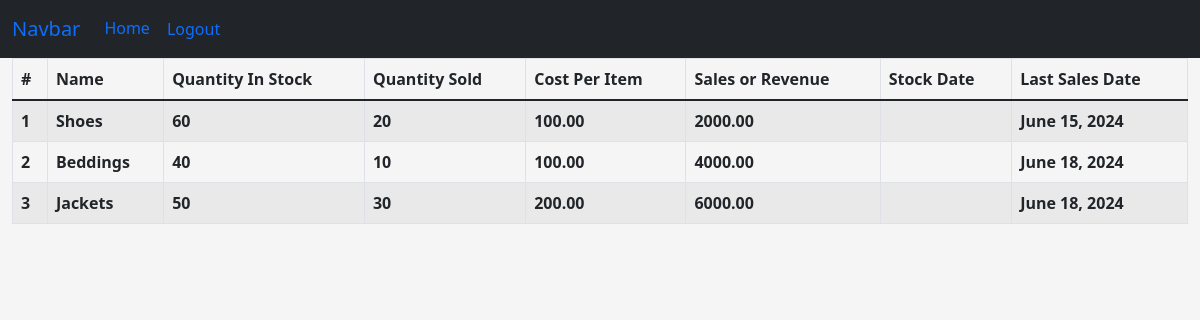
The app's page /Inventory/ (signed in) with its own data.
### Inventory/models.py (models this page shows, shortened)
class Inventory(models.Model):
     name = models.CharField(max_length=250,null=False,blank=False)
     cost_per_item = models.DecimalField(max_digits=19, decimal_places=2,null=False,blank=False)
     quantity_in_stock = models.IntegerField(null=False,blank=False)
     quantity_sold = models.IntegerField(null=False,blank=False)
     sales = models.DecimalField(max_digits=19,decimal_places=2,null=False,blank=False)
     stock_Date = models.DateField(auto_now_add=True)
     last_sales_date = models.DateField(auto_now=True)

### Inventory/views.py (the view)
# urls.py: path("",inventory_list,name="inventory_list"),
@login_required          #for authentication
def inventory_list(request):
    inventories = Inventory.objects.all()
    context = {
        "title": "Inventory List",
        "inventories": inventories
    }
    return render(request, "Inventor/inventory_list.html", context=context)     # folder name Inventor and has file index.....# Context used to provide a title

### templates/Inventor/inventory_list.html
{% extends "../layout.html" %}
{% block content %}
<div class="content.section">
    <table class = "table table-striped table-bordered table-hovet">
        <thead class = "thead-dark">
            <tr>
                <th scope="col">#</th>
                <th scope="col">Name</th>
                <th scope="col">Quantity In Stock</th>
                <th scope="col">Quantity Sold</th>
                <th scope="col">Cost Per Item</th>
                <th scope="col">Sales or Revenue</th>
                <th scope="col">Stock Date</th>
                <th scope="col">Last Sales Date</th>
            </tr>
        </thead>
        <tbody>
            {% for inventory in inventories %}
            <tr style="cursor: pointer; cursor : hand;">
                <th scope="row">{{ forloop.counter }}</th>
                <th scope="row">{{ inventory.name }}</th>
                <th scope="row">{{ inventory.quantity_in_stock }}</th>
                <th scope="row">{{ inventory.quantity_sold }}</th>
                <th scope="row">{{ inventory.cost_per_item }}</th>
                <th scope="row">{{ inventory.sales }}</th>
                <th scope="row">{{ inventory.stock_date }}</th>
                <th scope="row">{{ inventory.last_sales_date }}</th>
            </tr>
                {% endfor %}
        </tbody>
      </table>
</div>
{% endblock %}

### templates/layout.html (shortened to what this page needs)
{% load static %}
<!DOCTYPE html>
<html lang="en">
<head>
    <link href="https://cdn.jsdelivr.net/npm/bootstrap@5.1.3/dist/css/bootstrap.min.css" rel="stylesheet">
    <link rel="stylesheet" href="{% static 'css/main.css' %}" type="text/css">
    <link
    rel="stylesheet"
    href="https://cdnjs.cloudflare.com/ajax/libs/font.awesome/5.12.0-2/css/all.min.css"/>
</head>
<body>
    <nav class="navbar navbar-expand-lg bg-body-tertiary bg-dark" >
        <div class="container-fluid">
          <a class="navbar-brand" href="#">Navbar</a>
          <div class="collapse navbar-collapse" id="navbarNavAltMarkup">
            <div class="navbar-nav">
              <a class="nav-link active" aria-current="page" href="#">Home</a>
              {% if request.user.is_authenticated %}
    <form method="post" action="{% url 'logout' %}" style="display: inline;">
        <button type="submit" class="nav-link active btn btn-link" aria-current="page" href="{% url 'logout' %}">Logout</button>
    </form>
          {% endif %}
            </div>
      </nav>
      <main>
           <div class="container-fluid">
             <div class = "row">
                  <div clas="col-md-10 col-sm-12 col-xm-12">
                    {% block content %}
                    {% endblock %}
                  </div>
             </div>
           </div>
      </main>
</body>
</html>

### static/css/main.css (style rules this page uses)
body { background-color: rgb(245, 245, 245); }

### records on screen
Inventory: name "Shoes", quantity_in_stock "60", quantity_sold "20", cost_per_item "100.00", sales "2000.00", last_sales_date "June 15, 2024"
Inventory: name "Beddings", quantity_in_stock "40", quantity_sold "10", cost_per_item "100.00", sales "4000.00", last_sales_date "June 18, 2024"
Inventory: name "Jackets", quantity_in_stock "50", quantity_sold "30", cost_per_item "200.00", sales "6000.00", last_sales_date "June 18, 2024"
